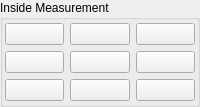
                <widget class="QGroupBox" name="groupBox">
                 <property name="title">
                  <string>Inside Measurement</string>
                 </property>
                 <layout class="QGridLayout" name="gridLayout_9">
                  <property name="leftMargin">
                   <number>2</number>
                  </property>
                  <property name="topMargin">
                   <number>3</number>
                  </property>
                  <property name="rightMargin">
                   <number>2</number>
                  </property>
                  <property name="bottomMargin">
                   <number>3</number>
                  </property>
                  <item row="0" column="0">
                   <widget class="QPushButton" name="probe_inXminusYplus">
                    <property name="sizePolicy">
                     <sizepolicy hsizetype="Preferred" vsizetype="Preferred">
                      <horstretch>0</horstretch>
                      <verstretch>0</verstretch>
                     </sizepolicy>
                    </property>
                    <property name="text">
                     <string/>
                    </property>
                    <property name="function" stdset="0">
                     <string>mdi</string>
                    </property>
                    <property name="command" stdset="0">
                     <string>o&lt;c_right_front_in&gt; call</string>
                    </property>
                   </widget>
                  </item>
                  <item row="1" column="0">
                   <widget class="QPushButton" name="probe_inXminus">
                    <property name="sizePolicy">
                     <sizepolicy hsizetype="Preferred" vsizetype="Preferred">
                      <horstretch>0</horstretch>
                      <verstretch>0</verstretch>
                     </sizepolicy>
                    </property>
                    <property name="text">
                     <string/>
                    </property>
                    <property name="function" stdset="0">
                     <string>mdi</string>
                    </property>
                    <property name="command" stdset="0">
                     <string>o&lt;p_right&gt; call</string>
                    </property>
                   </widget>
                  </item>
                  <item row="1" column="1">
                   <widget class="QPushButton" name="probe_inhole">
                    <property name="sizePolicy">
                     <sizepolicy hsizetype="Preferred" vsizetype="Preferred">
                      <horstretch>0</horstretch>
                      <verstretch>0</verstretch>
                     </sizepolicy>
                    </property>
                    <property name="text">
                     <string/>
                    </property>
                    <property name="function" stdset="0">
                     <string>mdi</string>
                    </property>
                    <property name="command" stdset="0">
                     <string>o&lt;p_hole&gt;  call</string>
                    </property>
                   </widget>
                  </item>
                  <item row="1" column="2">
                   <widget class="QPushButton" name="probe_inXplus">
                    <property name="sizePolicy">
                     <sizepolicy hsizetype="Preferred" vsizetype="Preferred">
                      <horstretch>0</horstretch>
                      <verstretch>0</verstretch>
                     </sizepolicy>
                    </property>
                    <property name="text">
                     <string/>
                    </property>
                    <property name="function" stdset="0">
                     <string>mdi</string>
                    </property>
                    <property name="command" stdset="0">
                     <string>o&lt;p_left&gt;  call</string>
                    </property>
                   </widget>
                  </item>
                  <item row="0" column="2">
                   <widget class="QPushButton" name="probe_inXplusYplus">
                    <property name="sizePolicy">
                     <sizepolicy hsizetype="Preferred" vsizetype="Preferred">
                      <horstretch>0</horstretch>
                      <verstretch>0</verstretch>
                     </sizepolicy>
                    </property>
                    <property name="text">
                     <string/>
                    </property>
                    <property name="function" stdset="0">
                     <string>mdi</string>
                    </property>
                    <property name="command" stdset="0">
                     <string>o&lt;c_left_front_in&gt; call</string>
                    </property>
                   </widget>
                  </item>
                  <item row="0" column="1">
                   <widget class="QPushButton" name="probe_inYplus">
                    <property name="sizePolicy">
                     <sizepolicy hsizetype="Preferred" vsizetype="Preferred">
                      <horstretch>0</horstretch>
                      <verstretch>0</verstretch>
                     </sizepolicy>
                    </property>
                    <property name="text">
                     <string/>
                    </property>
                    <property name="function" stdset="0">
                     <string>mdi</string>
                    </property>
                    <property name="command" stdset="0">
                     <string>o&lt;p_front&gt; call</string>
                    </property>
                   </widget>
                  </item>
                  <item row="2" column="0">
                   <widget class="QPushButton" name="probe_inXminusYminus">
                    <property name="sizePolicy">
                     <sizepolicy hsizetype="Preferred" vsizetype="Preferred">
                      <horstretch>0</horstretch>
                      <verstretch>0</verstretch>
                     </sizepolicy>
                    </property>
                    <property name="text">
                     <string/>
                    </property>
                    <property name="function" stdset="0">
                     <string>mdi</string>
                    </property>
                    <property name="command" stdset="0">
                     <string>o&lt;c_right_back_in&gt; call</string>
                    </property>
                   </widget>
                  </item>
                  <item row="2" column="1">
                   <widget class="QPushButton" name="probe_inYminus">
                    <property name="sizePolicy">
                     <sizepolicy hsizetype="Preferred" vsizetype="Preferred">
                      <horstretch>0</horstretch>
                      <verstretch>0</verstretch>
                     </sizepolicy>
                    </property>
                    <property name="text">
                     <string/>
                    </property>
                    <property name="function" stdset="0">
                     <string>mdi</string>
                    </property>
                    <property name="command" stdset="0">
                     <string>o&lt;p_back&gt;  call</string>
                    </property>
                   </widget>
                  </item>
                  <item row="2" column="2">
                   <widget class="QPushButton" name="probe_inXplusYminus">
                    <property name="sizePolicy">
                     <sizepolicy hsizetype="Preferred" vsizetype="Preferred">
                      <horstretch>0</horstretch>
                      <verstretch>0</verstretch>
                     </sizepolicy>
                    </property>
                    <property name="text">
                     <string/>
                    </property>
                    <property name="function" stdset="0">
                     <string>mdi</string>
                    </property>
                    <property name="command" stdset="0">
                     <string>o&lt;c_left_back_in&gt; call</string>
                    </property>
                   </widget>
                  </item>
                 </layout>
                </widget>
